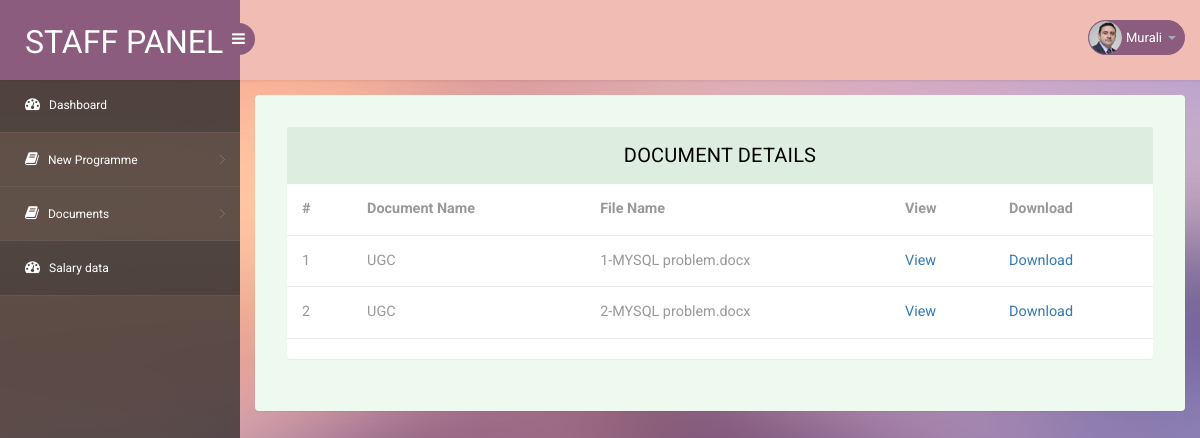
Screenshot of /staff/1View.php (signed in) with the database file from the repository.
### tables this page shows
CREATE TABLE `docfile` (
  `id` int(20) NOT NULL,
  `name` text NOT NULL,
  `filename` text NOT NULL,
  `created` datetime NOT NULL
);

### staff/1View.php (the view, shortened to what this page needs)
<!DOCTYPE html>
<head>
<link rel="stylesheet" href="css/bootstrap.min.css" >
<link href="css/style.css" rel='stylesheet' type='text/css' />
<link href="css/style-responsive.css" rel="stylesheet"/>
<link rel="stylesheet" href="css/font.css" type="text/css"/>
<link href="css/font-awesome.css" rel="stylesheet">
</head>
<body>
<?php
include 'header.php';
?>
<section id="main-content">
	<section class="wrapper">
		<div class="table-agile-info">
 <div class="panel panel-default">
    <div class="panel-heading">
    Document Details
    </div>
    <div>
    <div class="table-responsive">
      <table class="table" ui-jq="footable" ui-options='{
        "paging": {
          "enabled": true
        },
        "filtering": {
          "enabled": true
        },
        "sorting": {
          "enabled": true
        }}'>
        <thead>
          <tr>
            <th>#</th>
            <th>Document Name</th>
            <th>File Name</th>
                        <th>View</th>
                        <th>Download</th>
          </tr>
        </thead>
        <tbody>
            <?php
                                        $sql = "SELECT * FROM `docfile`";
            $result = $conn->query($sql);
            $r=1;
            if ($result->num_rows > 0) {
            while($row = $result->fetch_assoc()) {
            ?>
            <tr>
            <td><?php echo $r++; ?></td>
            <td><?php echo $row['name']; ?></td>
            <td><?php echo $row['filename']; ?></td>
            <td><a href="uploads/<?php echo $row['filename']; ?>" target="_blank">View</a></td>
            <td><a href="uploads/<?php echo $row['filename']; ?>" download>Download</td>
            </tr>
            <?php
            }
            }
            ?>
        </tbody>
      </table>
    </div>
    </div>
  </div>
</div>
</section>
</body>
</html>

### staff/css/style.css (style rules this page uses)
html, body { font-family: 'Roboto', sans-serif; font-size: 100%; overflow-x: hidden; background: url(../images/bg.jpg) no-repeat 0px 0px; background-size:cover; }
body a { transition: 0.5s all ease; -webkit-transition: 0.5s all ease; -moz-transition: 0.5s all ease; -o-transition: 0.5s all ease; -ms-transition: 0.5s all ease; text-decoration:none; }
#main-content { margin-left:240px; -webkit-transition:all .3s ease-in-out; -moz-transition:all .3s ease-in-out; -o-transition:all .3s ease-in-out; transition:all .3s ease-in-out; }
.wrapper { display:inline-block; margin-top:80px; padding:15px; width:100%; }
.panel-heading { position: relative; height: 57px; line-height: 57px; letter-spacing: 0.2px; color: #000; font-size: 18px; font-weight: 400; padding: 0 16px; background:#ddede0; border-top-right-radius: 2px; border-top-left-radius: 2px; text-transform: uppercase; text-align: center; }
.panel { border: none ! important; }
.table>thead>tr>th { border-bottom: 1px solid #e1ab91 ! important; }
.table>tbody>tr>td, .table>tbody>tr>th, .table>tfoot>tr>td, .table>tfoot>tr>th, .table>thead>tr>td, .table>thead>tr>th { border-bottom: 1px solid #e9e9e9 ! important; }
.table > thead > tr > th, .table > tbody > tr > th, .table > tfoot > tr > th, .table > thead > tr > td, .table > tbody > tr > td, .table > tfoot > tr > td { border-top: none !important; }
.table td, .table>tbody>tr>td, .table>tbody>tr>th, .table>tfoot>tr>td, .table>tfoot>tr>th, .table>thead>tr>td, .table>thead>tr>th { padding: 15px!important; }
.table > thead > tr > th, .table > tbody > tr > th, .table > tfoot > tr > th, .table > thead > tr > td, .table > tbody > tr > td, .table > tfoot > tr > td { font-size: 0.9em; color: #999; border-top: none !important; }
.table-agile-info { background: #eef9f0; padding: 2em; border-radius: 4px; -webkit-box-shadow: 0 1px 1px rgba(0,0,0,.05); box-shadow: 0 1px 1px rgba(0,0,0,.05); }
.panel-default>.panel-heading { color: #000000 ! important; background-color: #ddede0 ! important; border-color: #ddede0 ! important; font-size: 20px; }

### rows the page displays
docfile: name "UGC", filename "1-MYSQL problem.docx"
docfile: name "UGC", filename "2-MYSQL problem.docx"

### other values shown
$_SESSION['employeeName'] "Murali"
